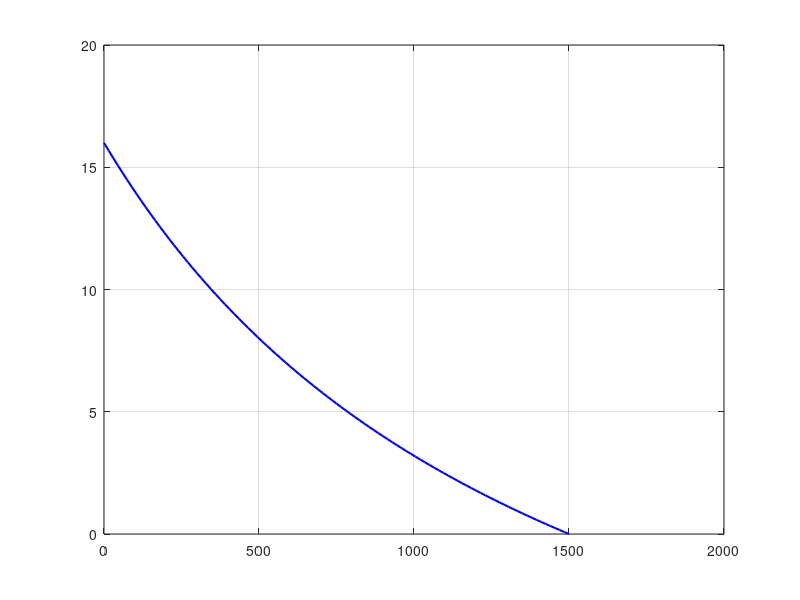
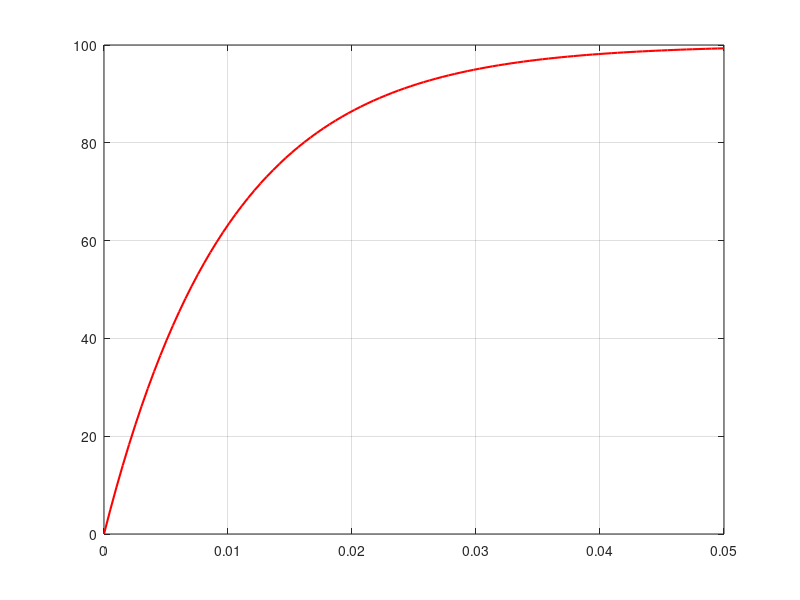

Write MATLAB code to recreate these figures, in order. (Note: this script raises an error after producing the figures.)
M_max = 8;
n0 = 1500;
s_values = linspace(0, 1, 101);
M_values = zeros(1, length(s_values));
n_values = zeros(1, length(s_values));

for i = 1:length(s_values)
    s = s_values(i);
    M_values(i) = (2 * M_max * s) / (2 - s);
    n_values(i) = n0 * (1 - s);
end

figure;
plot(n_values, M_values, 'b-', 'LineWidth', 1.5);
grid on;

U0 = 100;
R = 10;
C = 1e-3;
tau = R * C;
t = linspace(0, 5 * tau, 100);
U = U0 * (1 - exp(-t / tau));

figure;
plot(t, U, 'r-', 'LineWidth', 1.5);
grid on;

data = load('char_bat.txt');
t = data(:,1);
V_nominal = data(:,2);
V_2A = data(:,3);
V_4A = data(:,4);
V_5A = data(:,5);

figure;
subplot(2, 1, 1);
plot(t, V_nominal, 'k-', 'LineWidth', 1.5);
grid on;

subplot(2, 1, 2);
plot(t, V_2A, 'b-', t, V_4A, 'g-', t, V_5A, 'r-', 'LineWidth', 1.5);
grid on;
